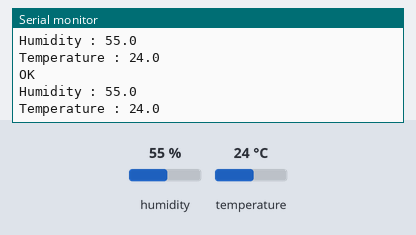
Bench run of a sketch on a simulated Arduino Uno, built with avr-gcc and run on an emulated ATmega328P. Parts: the last lines printed to the serial monitor. The inputs (shaded band) are chosen by the test bench; at power-on: humidity 55 %, temperature 24 °C.

Above: at 2.8 s.
2.9 s: humidity set to 22 %
At 4.34 s:
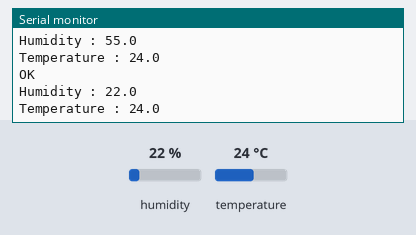
5.6 s: temperature set to 12 °C
At 6.35 s:
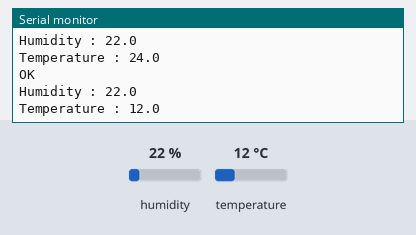
8.3 s: humidity set to 40 %
At 10.37 s:
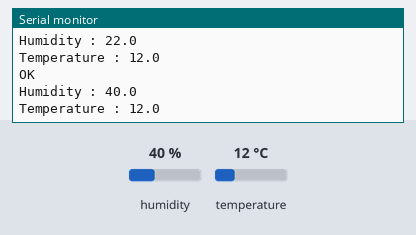
Timing chart, 0 to 11.9 s (numbered marks = the images above; inputs shaded):
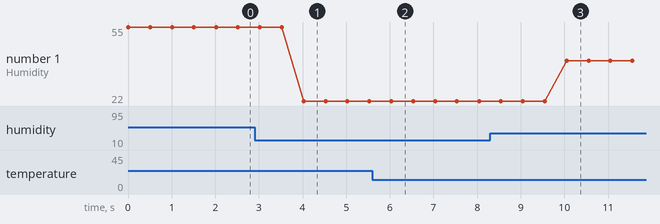

Measured:
- after the input at 2.9 s, the serial monitor: prints a new line after 1.1 s (image 1)
- after the input at 5.6 s, the serial monitor: prints a new line after 0.45 s (image 2)
- after the input at 8.3 s, the serial monitor: prints a new line after 1.8 s (image 3)
- plotted number 1: 55 → 22 after the input at 2.9 s, 22 → 40 after the input at 8.3 s

The sketch:

DHT11.ino
```cpp
/*
    Link Library : https://github.com/markruys/arduino-DHT.git

    VCC sensor ke 5V Microcontroller
    GND sensor ke Gnd
    Data sensor ke Pin 2

*/

#include "DHT.h"

DHT dht;
const int dataPin = 2;
float humidity, temperature;

void setup(){
    Serial.begin(9600);
    dht.setup(dataPin);
}

void loop(){
    ReadDHT();
}

void ReadDHT(){
    humidity = dht.getHumidity();
    temperature = dht.getTemperature();

    Serial.println(dht.getStatusString());
    Serial.print("Humidity : "); Serial.println(humidity, 1);
    Serial.print("Temperature : "); Serial.println(temperature, 1);
    delay(500);
}
```
